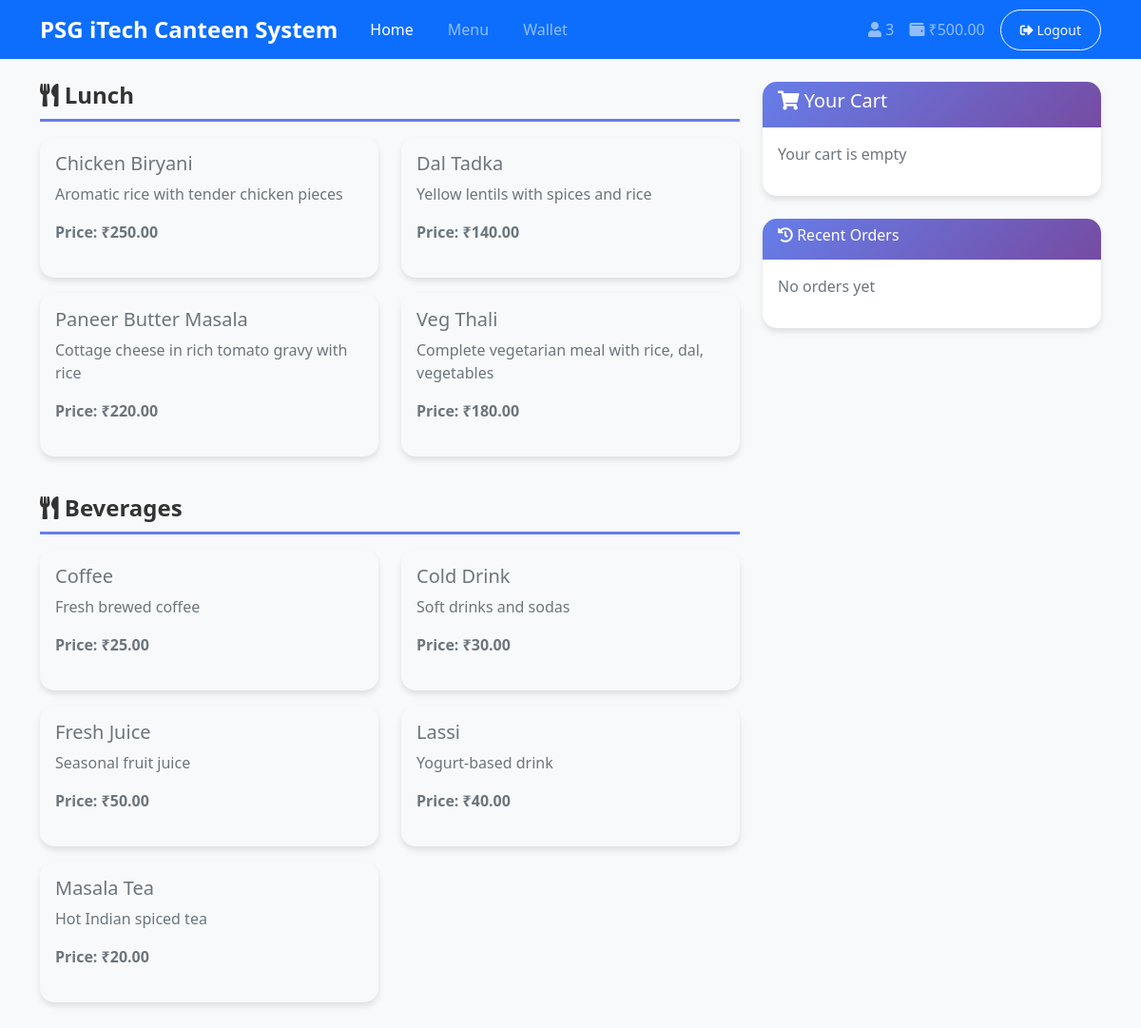
Page /user/dashboard.php (signed in) on the committed database.
### tables this page shows
CREATE TABLE food_items (
    id INT AUTO_INCREMENT PRIMARY KEY,
    name VARCHAR(100) NOT NULL,
    description TEXT,
    price DECIMAL(10,2) NOT NULL,
    category ENUM('breakfast', 'lunch', 'snacks', 'beverages') NOT NULL,
    time_available VARCHAR(50) NOT NULL,
    quantity_available INT DEFAULT 0,
    last_stock_update TIMESTAMP NULL,
    is_active BOOLEAN DEFAULT TRUE,
    created_at TIMESTAMP DEFAULT CURRENT_TIMESTAMP,
    updated_at TIMESTAMP DEFAULT CURRENT_TIMESTAMP ON UPDATE CURRENT_TIMESTAMP
);

### classes/FoodItem.php (called while the page is built, shortened)
<?php
class FoodItem {
    private $conn;
    private $table_name = "food_items";
    public function __construct($db) {
        $this->conn = $db;
    }
    public function getCurrentCategory() {
        $current_time = date('H:i');
        if ($current_time >= '06:00' && $current_time <= '11:00') {
            return 'breakfast';
        } elseif ($current_time >= '12:00' && $current_time <= '16:00') {
            return 'lunch';
        } elseif ($current_time >= '16:00' && $current_time <= '19:00') {
            return 'snacks';
        } else {
            return 'beverages';
        }
    }
    public function getAvailableItemsByTime($current_time) {
        $query = "SELECT * FROM " . $this->table_name . " WHERE is_active = 1 AND (
            (category = 'breakfast' AND ? BETWEEN '06:00' AND '11:00') OR
            (category = 'lunch' AND ? BETWEEN '12:00' AND '16:00') OR
            (category = 'snacks' AND ? BETWEEN '16:00' AND '19:00') OR
            (category = 'beverages' AND ? BETWEEN '06:00' AND '22:00')
        ) ORDER BY category, name";
        $stmt = $this->conn->prepare($query);
        $stmt->execute([$current_time, $current_time, $current_time, $current_time]);
        return $stmt->fetchAll(PDO::FETCH_ASSOC);
    }
}
?>

### user/dashboard.php (the view, shortened to what this page needs)
<?php
require_once '../classes/FoodItem.php';
$database = new Database();
$db = $database->getConnection();
$foodItem = new FoodItem($db);
$order = new Order($db);
$current_time = date('H:i');
$available_items = $foodItem->getAvailableItemsByTime($current_time);
$items_by_category = [];
foreach ($available_items as $item) {
    $items_by_category[$item['category']][] = $item;
}
$recent_orders = $order->getUserOrders($_SESSION['user_id']);
?>
<!DOCTYPE html>
<html lang="en">
<head>
    <link href="https://cdn.jsdelivr.net/npm/bootstrap@5.1.3/dist/css/bootstrap.min.css" rel="stylesheet">
    <link href="../assets/css/style.css" rel="stylesheet">
    <link rel="stylesheet" href="https://cdnjs.cloudflare.com/ajax/libs/font-awesome/5.15.4/css/all.min.css">
</head>
<body>
    <nav class="navbar navbar-expand-lg navbar-dark bg-primary">
        <div class="container">
            <a class="navbar-brand" href="#">PSG iTech Canteen System</a>
            <div class="collapse navbar-collapse" id="navbarNav">
                <ul class="navbar-nav me-auto">
                     <li class="nav-item">
                        <a class="nav-link active" href="dashboard.php">Home</a>
                    </li>
                    <li class="nav-item">
                        <a class="nav-link " href="menu.php">Menu</a>
                    </li>
                    <li class="nav-item">
                        <a class="nav-link" href="wallet.php">Wallet</a>
                    </li>
                </ul>
                <div class="d-flex align-items-center">
                    <span class="navbar-text me-3">
                        <i class="fas fa-user"></i> <?php echo $_SESSION['roll_no']; ?>
                    </span>
                    <a href="wallet.php" class="navbar-text me-3 text-decoration-none">
                    <i class="fas fa-wallet"></i> ₹<?php echo number_format($_SESSION['wallet_balance'], 2); ?>
                    </a>
                    <a class="btn btn-outline-light btn-sm" href="../logout.php">
                        <i class="fas fa-sign-out-alt"></i> Logout
                    </a>
                </div>
            </div>
        </div>
    </nav>
    <div class="container mt-4">
        <div class="row">
            <div class="col-md-8">
                <?php if (empty($available_items)): ?>
                    <div class="alert alert-info">
                        <h5>No items available at this time</h5>
                        <p>Please check back during our service hours:</p>
                        <ul>
                            <li>Breakfast: 06:00 - 11:00</li>
                            <li>Lunch: 12:00 - 16:00</li>
                            <li>Snacks: 16:00 - 19:00</li>
                            <li>Beverages: 06:00 - 22:00</li>
                        </ul>
                    </div>
                <?php else: ?>
                    <?php foreach ($items_by_category as $category => $items): ?>
                        <div class="category-section mb-4">
                            <h4 class="text-capitalize mb-3">
                                <i class="fas fa-utensils"></i> <?php echo $category; ?>
                            </h4>
                            <div class="row">
<?php foreach ($items as $item): ?>
    <?php
        $is_available = $item['quantity_available'] > 0;
    ?>
    <div class="col-md-6 mb-3">
        <div class="card h-100 <?php echo $is_available ? '' : 'bg-light text-muted'; ?>">
            <div class="card-body">
                <h5 class="card-title"><?php echo $item['name']; ?></h5>
                <p class="card-text"><?php echo $item['description']; ?></p>
                <p class="card-text">
                    <strong>Price: ₹<?php echo number_format($item['price'], 2); ?></strong>
                </p>
            </div>
        </div>
    </div>
<?php endforeach; ?>
                            </div>
                        </div>
                    <?php endforeach; ?>
                <?php endif; ?>
            </div>
            <div class="col-md-4">
                <div class="card" >
                    <div class="card-header">
                        <h5><i class="fas fa-shopping-cart"></i> Your Cart</h5>
                    </div>
                    <div class="card-body">
                        <?php if (empty($_SESSION['cart'])): ?>
                            <p class="text-muted">Your cart is empty</p>
                        <?php endif; ?>
                    </div>
                </div>
                 <?php
                $recent_orders = array_filter($recent_orders, function($order) {
                    $created_at = strtotime($order['created_at']);
                    $now = time();
                    return ($now - $created_at) <= 86400;
                });
                ?>
                <div class="card mt-4">
                    <div class="card-header">
                        <h6><i class="fas fa-history"></i> Recent Orders</h6>
                    </div>
                    <div class="card-body">
                        <?php if (empty($recent_orders)): ?>
                            <p class="text-muted">No orders yet</p>
                        <?php endif; ?>
                    </div>
                </div>
            </div>
        </div>
    </div>
</body>
</html>

### assets/css/style.css (style rules this page uses)
body { font-family: "Segoe UI", Tahoma, Geneva, Verdana, sans-serif; background-color: #f8f9fa; }
.navbar-brand { font-weight: bold; font-size: 1.5rem; }
.navbar-nav .nav-link { font-weight: 500; margin: 0 10px; transition: all 0.3s ease; }
.card { border: none; border-radius: 15px; box-shadow: 0 4px 6px rgba(0, 0, 0, 0.1); transition: all 0.3s ease; margin-bottom: 20px; }
.card-header { background: linear-gradient(135deg, #667eea 0%, #764ba2 100%); color: white; border-radius: 15px 15px 0 0 !important; border: none; font-weight: 600; }
.btn { border-radius: 25px; font-weight: 500; padding: 10px 20px; transition: all 0.3s ease; }
.category-section { margin-bottom: 30px; }
.category-section h4 { color: #333; font-weight: 700; padding-bottom: 10px; border-bottom: 3px solid #667eea; margin-bottom: 20px; }

### rows in the picture
food_items: name "Chicken Biryani", description "Aromatic rice with tender chicken pieces", price "250.00"
food_items: name "Dal Tadka", description "Yellow lentils with spices and rice", price "140.00"
food_items: name "Paneer Butter Masala", description "Cottage cheese in rich tomato gravy with rice", price "220.00"
food_items: name "Veg Thali", description "Complete vegetarian meal with rice, dal, vegetables", price "180.00"
food_items: name "Coffee", description "Fresh brewed coffee", price "25.00"
food_items: name "Cold Drink", description "Soft drinks and sodas", price "30.00"
food_items: name "Fresh Juice", description "Seasonal fruit juice", price "50.00"
food_items: name "Lassi", description "Yogurt-based drink", price "40.00"
food_items: name "Masala Tea", description "Hot Indian spiced tea", price "20.00"

### other values in the picture
$_SESSION['roll_no'] "3"
$_SESSION['wallet_balance'] "500.00"
$category "Lunch"
$category "Beverages"
